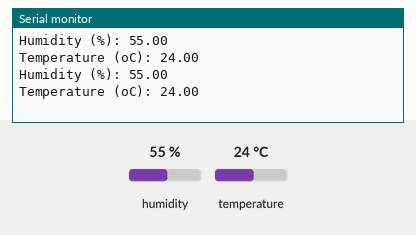
Bench run of a sketch on a simulated Arduino Uno, built with avr-gcc and run on an emulated ATmega328P. On the bench: the last lines printed to the serial monitor. The inputs (shaded band) are chosen by the test bench; at power-on: humidity 55 %, temperature 24 °C.

Above: at 2.8 s.
2.9 s: humidity set to 22 %
At 5.1 s:
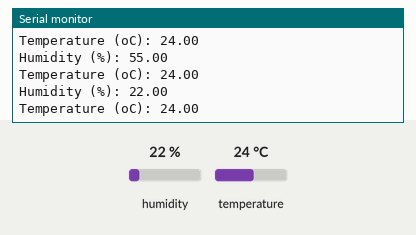
5.6 s: temperature set to 12 °C
At 7.5 s:
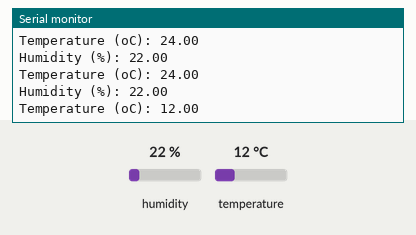
8.3 s: humidity set to 40 %
At 11.1 s:
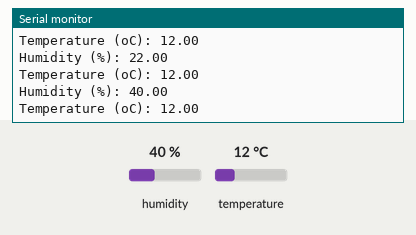
Timing chart, 0 to 12.6 s (numbered marks = the images above; inputs shaded):
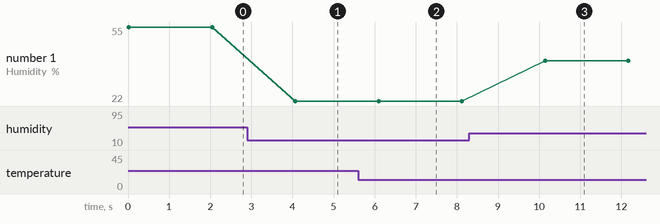

The sketch:

RHTempProbe.ino
```cpp
#include <dht11.h>

#define DHT11PIN 14
dht11 DHT11;

void setup()
{
  Serial.begin(38400);
}

void loop()
{
  int chk = DHT11.read(DHT11PIN);

  switch (chk)
  {
  case 0:
    //Serial.println("OK");
    break;
  case -1:
    Serial.println("Checksum error");
    break;
  case -2:
    Serial.println("Time out error");
    break;
  default:
    Serial.println("Unknown error");
    break;
  }
  Serial.print("Humidity (%): ");
  Serial.println((float)DHT11.humidity, 2);
  Serial.print("Temperature (oC): ");
  Serial.println((float)DHT11.temperature, 2);
  delay(2000);
}
```

Measured:
- after the input at 2.9 s, the serial monitor: prints a new line after 1.2 s (image 1)
- after the input at 5.6 s, the serial monitor: prints a new line after 0.50 s (image 2)
- after the input at 8.3 s, the serial monitor: prints a new line after 1.8 s (image 3)
- plotted number 1: 55 → 22 after the input at 2.9 s, 22 → 40 after the input at 8.3 s
